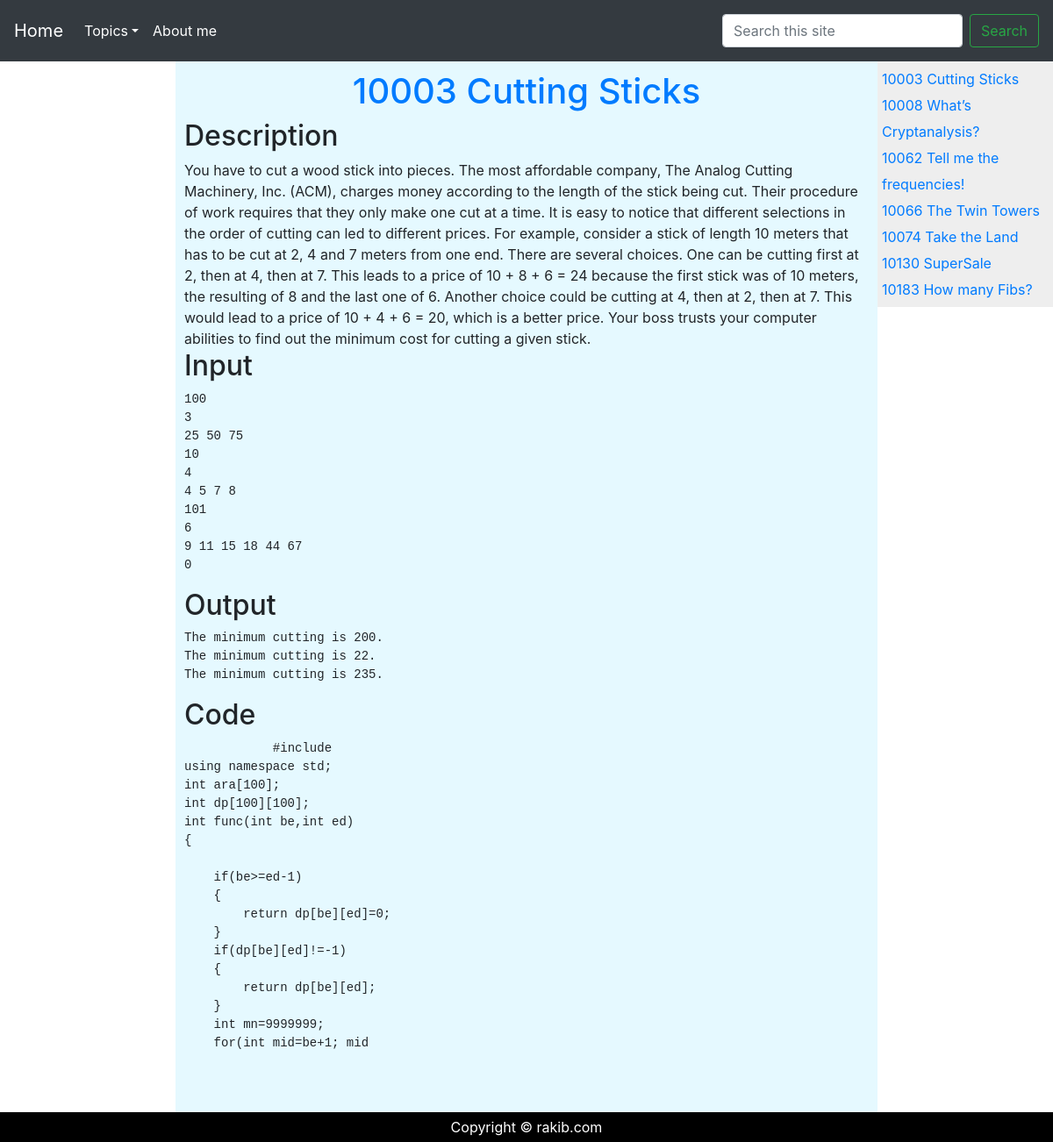
The app's page /acm/, older data.
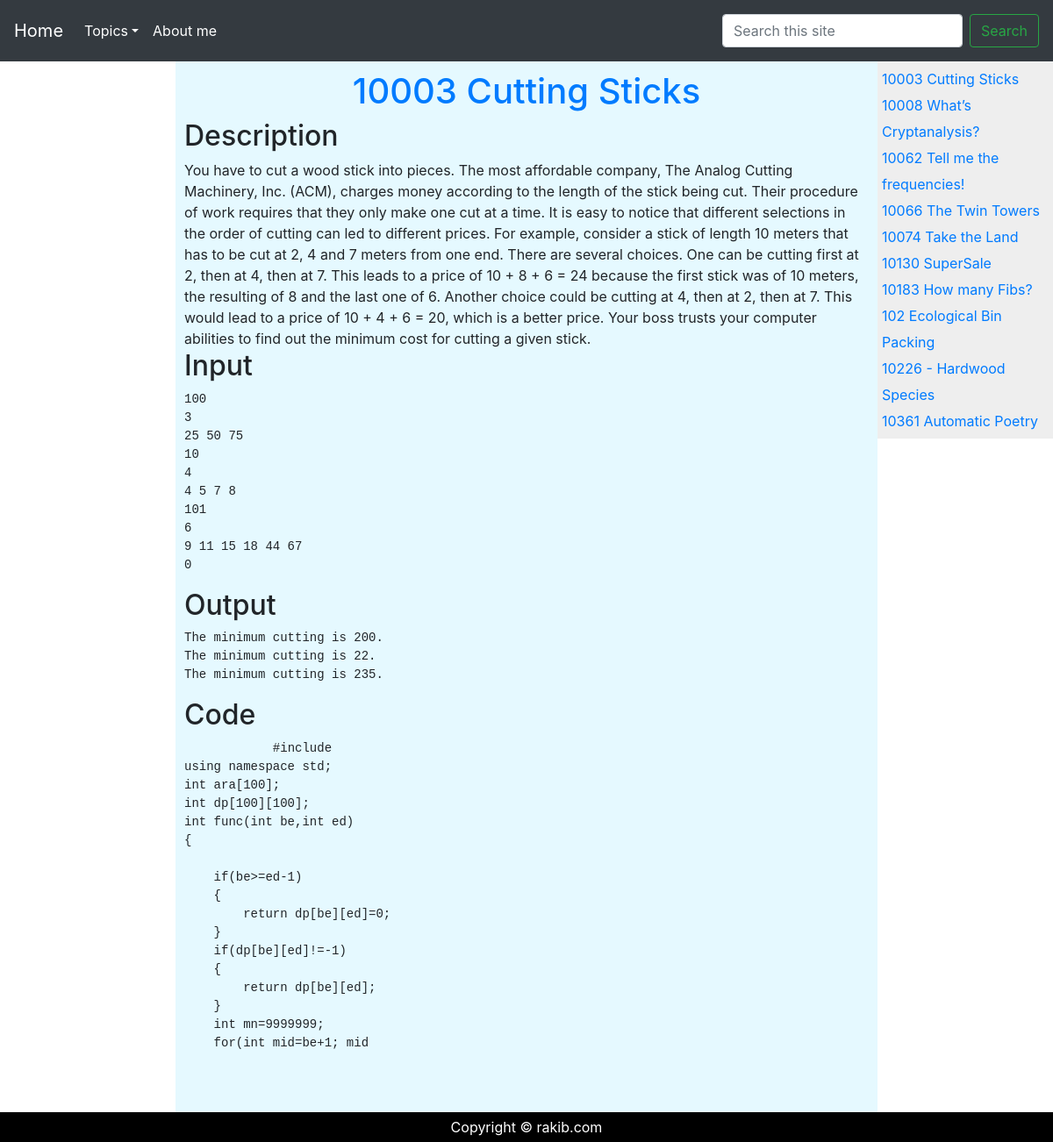
The same page, newer data.
### blog/models.py (models this page shows, shortened)
class UvaSolve(models.Model):
    title = models.CharField(max_length=100)
    slug = models.SlugField(max_length=100, unique=True, blank=True)
    url_txt = models.URLField(max_length=100)
    description = models.TextField()
    critical_input = models.TextField()
    critical_output = models.TextField()
    code_txt = models.TextField()
    def get_absolute_url(self):
        return reverse(viewname="acm_codes", kwargs={'slug': self.slug})

### blog/views.py (the view)
# urls.py: path('acm/', views.AcmView.as_view(), name='acm'),
class AcmView(ListView):
    template_name = "AcmView.html"
    model = UvaSolve
    context_object_name = "uva_codes"  # it defines the context name what i call in the html

### blog/templates/AcmView.html (shortened to what this page needs)
{% extends 'home_base.html' %}
{% block container %}
    <div class="c-nav">
        {% for data in uva_codes %}
            <a href="{{ data.get_absolute_url }}">{{ data.title }}</a><br>
        {% endfor %}
    </div>
    {% with uva_codes|first as d %}
        <div class="c-section">
            <h1 style="text-align: center;"><a href="{{ d.url_txt }}">{{ d.title }}</a></h1>
            <h2 style="text-align: left">Description</h2>
            {{ d.description }}
            <h2 style="text-align: left">Input</h2>
            <pre>{{ d.critical_input | safe }}</pre>
            <h2 style="text-align: left">Output</h2>
            <pre>{{ d.critical_output | safe }}</pre>
            <h2 style="text-align: left">Code</h2>
            {% load pygmentify %}
            {% pygment %}
                <pre lang='c'>
            {{ d.code_txt | safe }}
        </pre>
            {% endpygment %}
        </div>
    {% endwith %}
    <div class="c-footer">
        Copyright © rakib.com
    </div>
{% endblock %}

Row changes from the older to the newer data that the page shows:
added UvaSolve: title "102 Ecological Bin Packing"
added UvaSolve: title "10226 - Hardwood Species"
added UvaSolve: title "10361 Automatic Poetry"
